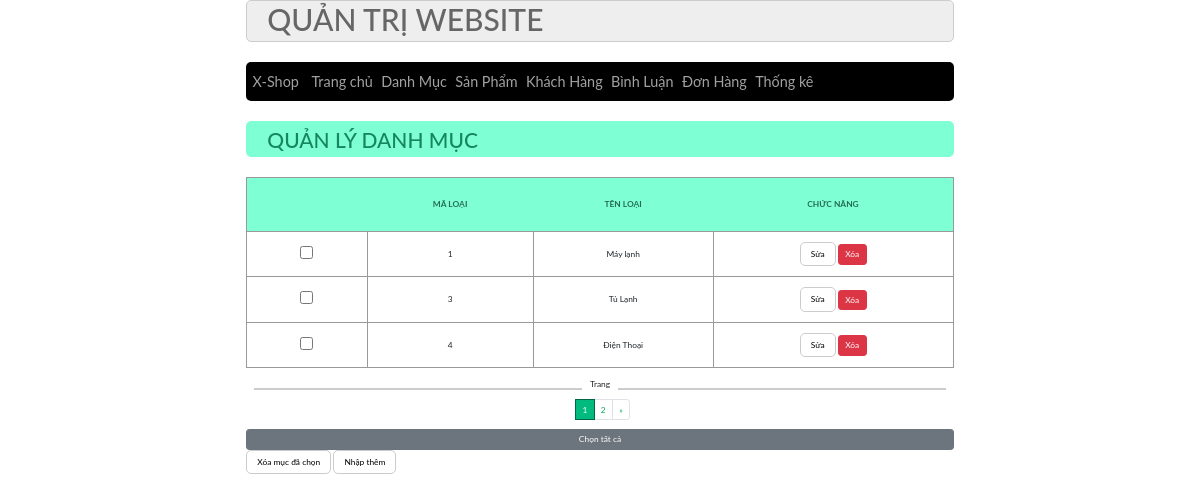
The app's page /admin/index.php?act=listdm&page=1 with its own data.
### tables this page shows
CREATE TABLE `danhmuc` (
  `id` int NOT NULL,
  `name` varchar(255) NOT NULL
);

### dao/pdo.php (called while the page is built, shortened)
<?php
function pdo_get_connection(){
    $dburl = "mysql:host=localhost;dbname=duanmaufall2023;charset=utf8";
    $username = 'root';
    $password = 'mysql';
    $conn = new PDO($dburl, $username, $password);
    $conn->setAttribute(PDO::ATTR_ERRMODE, PDO::ERRMODE_EXCEPTION);
    return $conn;
}
function pdo_query($sql){
    $sql_args = array_slice(func_get_args(), 1);
    try{
        $conn = pdo_get_connection();
        $stmt = $conn->prepare($sql);
        $stmt->execute($sql_args);
        $rows = $stmt->fetchAll();
        return $rows;
    }
    catch(PDOException $e){
        throw $e;
    }
    finally{
        unset($conn);
    }
}

### dao/danhmuc.php (called while the page is built, shortened)
<?php
function loadall_danhmuc()
{
    $sql = "select * from danhmuc order by id asc";
    $listdanhmuc = pdo_query($sql);
    return $listdanhmuc;
}
function getDanhMuc_limit($start, $limit)
{
    $sql = "select * from danhmuc limit $start,$limit";
    $dm = pdo_query($sql);
    return $dm;
}
?>

### admin/danhmuc/list.php (the view, shortened to what this page needs)
<?php
global $connect;
$listdm = mysqli_query($connect, "SELECT * FROM danhmuc");
$total = mysqli_num_rows($listdm);
$limit = 3;
$total_page = ceil($total / $limit);
$cr_page = isset($_GET['page']) ? $_GET['page'] : 1;
$start = ($cr_page - 1) * $limit;
$listdm_limit = getDanhMuc_limit($start, $limit);
if (isset($_GET['page']) && !empty($_GET['page'])) {
    $listdanhmuc = $listdm_limit;
}
?>
<div class="row_main">
    <div class="row_main frontiltle">
        <h1>QUẢN LÝ DANH MỤC</h1>
    </div>
    <form action="index.php?act=delete_list_dm" method="post">
        <div class=" row_main form_content">
            <div class="row_main mb10 form_dsloai">
                <table>
                    <tr>
                        <th></th>
                        <th>MÃ LOẠI</th>
                        <th>TÊN LOẠI</th>
                        <th>CHỨC NĂNG</th>
                    </tr>
                    <?php
                    echo '<form onclick="return confirm("Bạn có chắc chắc xóa?")">';
                    foreach ($listdanhmuc as $danhmuc) {
                        extract($danhmuc);
                        $suadm = "index.php?act=suadm&id=" . $id;
                        $xoadm = "index.php?act=xoadm&id=" . $id;
                        echo '
                    <tr>
                        <td> <input type="checkbox" class="checkbox" name="check_del[]" value="' . $id . '"></td>
                        <td>' . $id . '</td>
                        <td>' . $name . '</td>
                        <td>
                            <a href="' . $suadm . '"><input type="button" value="Sửa"></a>
                            <a href="' . $xoadm . '" onclick="return confirm(`Bạn có chắc muốn xóa không?`)" class="btn btn-danger">Xóa</a>
                            </td>
                    </tr>
                    ';
                    }
                    echo '</form>';
                    ?>
                </table>
            </div>
            <div class="box">
                <div class="first_line"></div>
                <p>Trang</p>
                <div class="second_line"></div>
            </div>
            <div class="pag">
                <nav aria-label="Page navigation example" class="pag">
                    <ul class="pagination">
                        <?php for ($i = 1; $i <= $total_page; $i++): ?>
                        <li class="page-item <?php echo (($cr_page == $i) ? 'active' : '') ?>"><a class="page-link"
                                href="index.php?act=listdm&page=<?= $i ?>">
                                <?= $i ?>
                            </a></li>
                        <?php endfor; ?>
                        <li class="page-item <?php echo (($cr_page == $total_page) ? 'check' : '') ?>">
                            <a class="page-link" href="index.php?act=listdm&page=<?= $cr_page + 1 ?>" aria-label="Next">
                                <span aria-hidden="true">&raquo;</span>
                            </a>
                        </li>
                    </ul>
                </nav>
            </div>
            <div class="row_main mb10">
                <label for="checkAll" class="btn btn-secondary chon" style="display:block;">Chọn tất cả</label>
                <a href="index.php?act=delete_list_taikhoan"><input type="submit" value="Xóa mục đã chọn"
                        name="delete"></a>
                <a href="index.php?act=adddm"><input type="button" value="Nhập thêm"></a>
            </div>
        </div>
    </form>
</div>

### css/style.css (style rules this page uses)
:root { --border-rds: 5px; }
* { box-sizing: border-box; font-family: "Lato", sans-serif; font-size: 0.7vw; }
.row_main { float: left; width: 100%; }
.mb10 { margin-bottom: 10px; }
.nutnhan, .search_box input[type="submit"], .form_tai_khoan input[type="submit"], .form_tai_khoan input[type="reset"], .form_tai_khoan input[type="email"], .form_content input[type="email"], .form_content input[type="password"], .form_content input[type="submit"], .form_content input[type="reset"], .form_content input[type="file"], .form_content input[type="number"], .form_content input[type="button"] { padding: 5px 10px; border-radius: 5px; background-color: white !important; border: 1px solid #ccc; }
.frontiltle { background-color: aquamarine; border: 1px solid aquamarine; color: rgb(22, 134, 97); border-radius: var(--border-rds); padding: 0px 20px; justify-content: center; }
.frontiltle h1 { padding-top: 5px; }
.form_content { padding: 20px 0px; }
.cart table, .form_dsloai table { width: 100%; border-collapse: collapse; text-align: center; border: 1px solid #999; }
.cart table th, .form_dsloai table th { padding: 20px; background-color: aquamarine; color: rgb(36, 109, 85); }
.cart table td, .form_dsloai table td { padding: 10px 20px; border: 1px solid #999; }
.box { display: flex; align-items: center; justify-content: space-between; width: 100%; }
.first_line { border-bottom: #ccc solid 2px; width: 50%; margin: 0 8px; }
.second_line { border-bottom: #ccc solid 2px; width: 50%; margin: 0 8px; }
.pag { margin: 0 37% 0 37%; }
.page-link { color: #00ac5c; }
.active > .page-link, .page-link.active { z-index: 3; color: white !important; background-color: rgb(1, 186, 125) !important; border-color: rgb(0, 104, 69) !important; }

### css/loader.css (style rules this page uses)
* { padding: 0; margin: 0; box-sizing: border-box; }

### records on screen
danhmuc: id "1", name "Máy lạnh"
danhmuc: id "3", name "Tủ Lạnh"
danhmuc: id "4", name "Điện Thoại"
